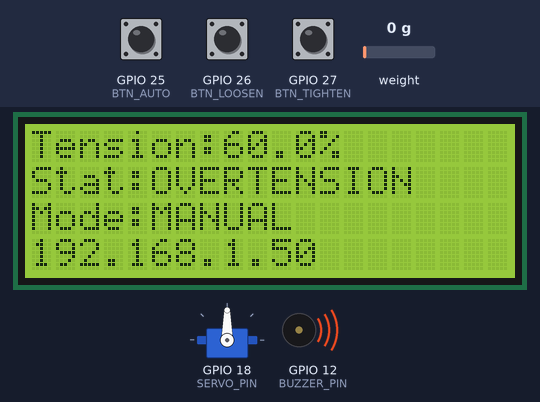
Bench run of a sketch on a simulated ESP32. On the bench: 20×4 character LCD, servo, buzzer (waves = sounding). Inputs (shaded band) come from the test bench; at power-on: GPIO 25 (BTN_AUTO) HIGH, GPIO 27 (BTN_TIGHTEN) HIGH, weight on the scale 0 g, GPIO 26 (BTN_LOOSEN) HIGH. WiFi joins after 1.5 s; servers stay silent unless stated; what the sketch prints to the serial monitor is not drawn.

Above: at 4.8 s.
4.9 s: GPIO 25 (BTN_AUTO) pulled LOW for 0.15 s
At 5.3 s:
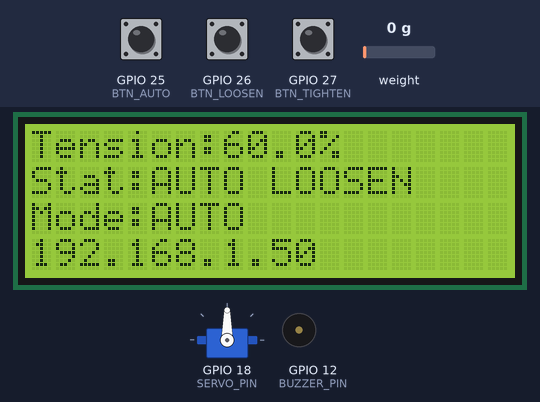
5.6 s: GPIO 27 (BTN_TIGHTEN) pulled LOW for 0.15 s
At 5.95 s:
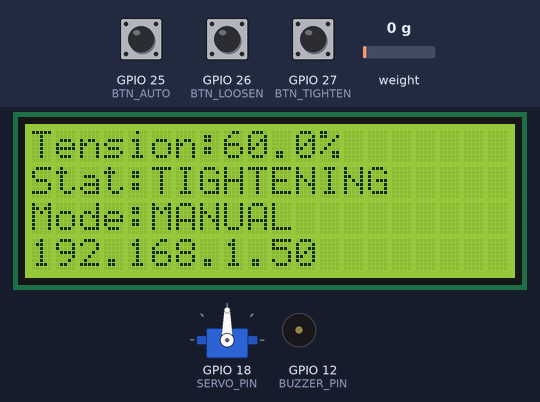
6.3 s: weight on the scale set to 1458 g
At 6.59 s:
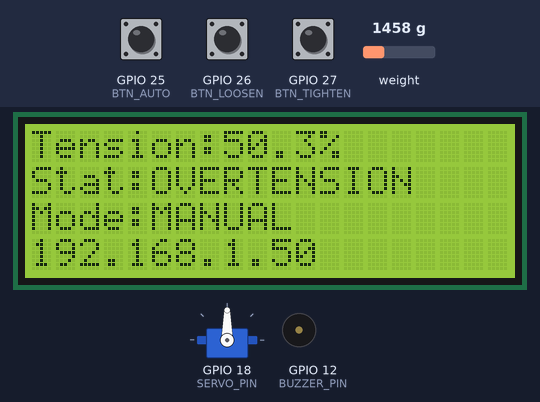
7.8 s: weight on the scale set to 1566 g
At 9.8 s:
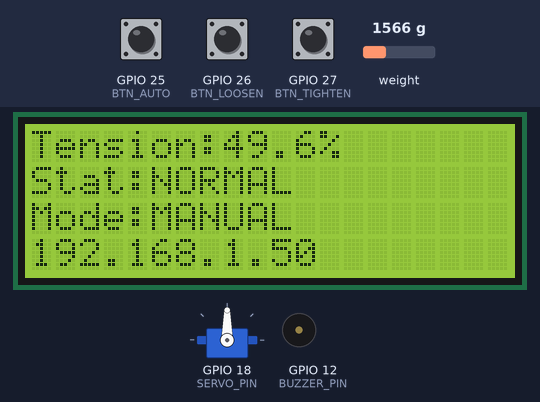
10.1 s: GPIO 26 (BTN_LOOSEN) pulled LOW for 1 s
At 10.7 s:
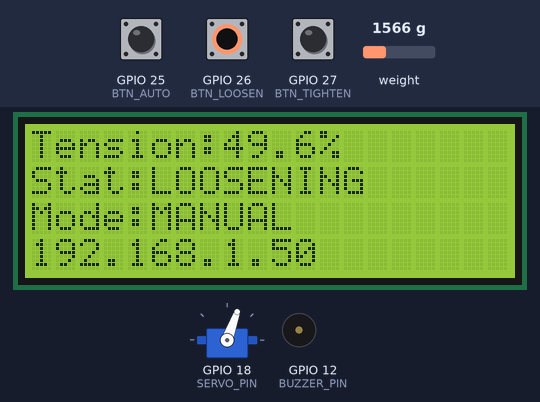
12.7 s: GPIO 25 (BTN_AUTO) pulled LOW for 1 s
At 14.8 s:
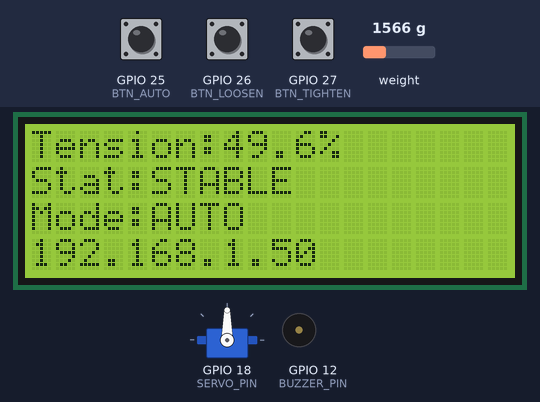
Timing chart, 0 to 16.3 s (numbered marks = the images above; inputs shaded):
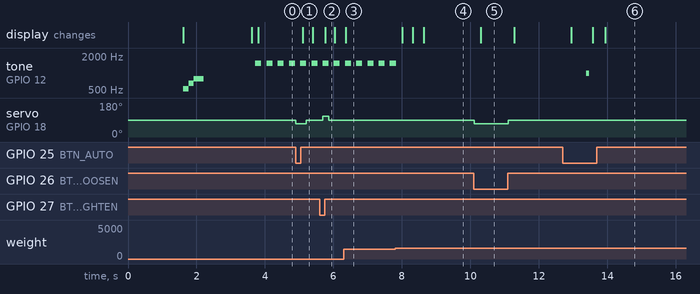

Measured:
- the behaviour switches between 1500 and 1501 g on weight on the scale (found by bisection; images 3 and 4)
- after the input at 4.9 s, servo on GPIO 18 (SERVO_PIN): 90° → 70° at once, → 90° 0.31 s later; the display: changes after 0.21 s (image 1)
- after the input at 5.6 s, the display: changes after 0.16 s (image 2)
- after the input at 6.3 s, the display: changes after 0.05 s (image 3)
- after the input at 7.8 s, tone on GPIO 12 (BUZZER_PIN): goes on until 7.8 s, then stays silent; the display: first changes after 0.21 s (image 4 shows a later state)
- after the input at 10.1 s, servo on GPIO 18 (SERVO_PIN): 90° → 70° at once, → 90° 0.98 s later; the display: changes after 0.20 s (image 5)
- after the input at 12.7 s, tone on GPIO 12 (BUZZER_PIN): silent → 1000 Hz after 0.69 s, → silent 0.08 s later; the display: changes after 0.25 s (image 6)
- by itself, tone on GPIO 12 (BUZZER_PIN): alternates 1500 Hz for 0.18 s and silent for 0.15 s

The sketch:

SMS.ino
```cpp
#include <WiFi.h>
#include <AsyncTCP.h>
#include <ESPAsyncWebServer.h>
#include "HX711.h"
#include <ESP32Servo.h>
#include <Wire.h>
#include <LiquidCrystal_I2C.h>
#include <WiFiManager.h>

#define DOUT 4
#define CLK 5

#define SERVO_PIN 18
#define BUZZER_PIN 12

// Pin tombol
#define BTN_LOOSEN 26
#define BTN_TIGHTEN 27
#define BTN_AUTO 25

LiquidCrystal_I2C lcd(0x27, 20, 4);

AsyncWebServer server(80);
AsyncWebSocket ws("/ws");

HX711 scale;
Servo myServo;

// ================= AREA KALIBRASI MUTLAK (ABSOLUTE) =================
float calibration_factor = -200.0;

// Angka dikunci permanen berdasarkan data fisik riil dari alatmu:
float RAW_MIN = 9000.0;   // Nilai mutlak saat tali KENDUR
float RAW_MAX = -6000.0;  // Nilai mutlak saat ditarik KENCANG / OVER

float BATAS_LOOSE = 10.0;        // Di bawah 10% = LOOSE (Motor mengencangkan)
float BATAS_OVERTENSION = 50.0;  // Di atas 50% = OVERTENSION (Motor mengendurkan + Alarm)
// =====================================================================

float tensionPercent = 0;
float currentRaw = 0.0;
unsigned long lastScaleRead = 0;

bool autoMode = false;

int servoStop = 90;
int servoTighten = 110;
int servoLoosen = 70;

unsigned long lastSend = 0;
unsigned long lastLCDUpdate = 0;
String statusText = "NORMAL";

unsigned long autoBtnTimer = 0;
bool autoBtnActive = false;
int lastBeepSecond = -1;

unsigned long lastBuzzerToggle = 0;
bool buzzerState = false;

unsigned long autoActionTimer = 0;
int autoStepPhase = 0;

// ================= FUNGSI MAPPING TEGANGAN YANG AMAN =================
float calculateTension(float raw, float min_val, float max_val) {
  if (max_val == min_val) return 0.0;

  float percentage = ((raw - min_val) / (max_val - min_val)) * 100.0;

  // Mengunci persentase agar rapi di rentang 0.0% - 100.0%
  if (percentage < 0.0) percentage = 0.0;
  if (percentage > 100.0) percentage = 100.0;

  return percentage;
}

// ================= WEBSOCKET =================
void notifyClients() {
  String data = String(tensionPercent) + "," + String(tensionPercent) + "," + String(tensionPercent);
  ws.textAll(data);
}

// ================= LCD =================
void updateLCD() {
  lcd.setCursor(0, 0);
  lcd.print("Tension:");
  if (tensionPercent < 10.0) lcd.print(" ");
  lcd.print(tensionPercent, 1);
  lcd.print("%    ");

  lcd.setCursor(0, 1);
  lcd.print("Stat:");
  String statPad = statusText;
  while(statPad.length() < 13) statPad += " ";
  lcd.print(statPad);

  lcd.setCursor(0, 2);
  lcd.print("Mode:");
  if(autoMode) lcd.print("AUTO        ");
  else lcd.print("MANUAL      ");

  lcd.setCursor(0, 3);
  String ipStr = WiFi.localIP().toString();
  while(ipStr.length() < 16) ipStr += " ";
  lcd.print(ipStr);
}

// ================= SERVO CONTROL =================
void servoStopFunc()    { myServo.write(servoStop); }
void servoTightenFunc() { myServo.write(servoTighten); }
void servoLoosenFunc()  { myServo.write(servoLoosen); }

// ================= BUZZER CONTROL =================
void handleBuzzer() {
  if (autoBtnActive && (millis() - autoBtnTimer > 500)) return;

  bool isOvertension = (tensionPercent >= BATAS_OVERTENSION);
  bool isLoose = (tensionPercent <= BATAS_LOOSE);

  if (isOvertension) {
    if (millis() - lastBuzzerToggle > 150) {
      buzzerState = !buzzerState;
      if (buzzerState) tone(BUZZER_PIN, 1500);
      else noTone(BUZZER_PIN);
      lastBuzzerToggle = millis();
    }
  }
  else if (isLoose) {
    if (millis() - lastBuzzerToggle > 600) {
      buzzerState = !buzzerState;
      if (buzzerState) tone(BUZZER_PIN, 600);
      else noTone(BUZZER_PIN);
      lastBuzzerToggle = millis();
    }
  }
  else {
    noTone(BUZZER_PIN);
    buzzerState = false;
  }
}

// ================= BUTTON CONTROL =================
void handleButtons() {
  if(digitalRead(BTN_LOOSEN) == LOW) {
    autoMode = false;
    servoLoosenFunc();
    statusText = "LOOSENING";
  }
  else if(digitalRead(BTN_TIGHTEN) == LOW) {
    autoMode = false;
    servoTightenFunc();
    statusText = "TIGHTENING";
  }
  else if(digitalRead(BTN_AUTO) == LOW) {
    if(!autoBtnActive) {
      autoBtnTimer = millis();
      autoBtnActive = true;
      lastBeepSecond = -1;
      autoMode = true;
    }

    unsigned long holdDuration = millis() - autoBtnTimer;

    if(holdDuration > 3000) {
      servoStopFunc();
      noTone(BUZZER_PIN);

      lcd.clear();
      lcd.setCursor(0,0);
      lcd.print("Resetting WiFi...");

      tone(BUZZER_PIN, 880, 200); delay(200);
      tone(BUZZER_PIN, 698, 200); delay(200);
      tone(BUZZER_PIN, 523, 400); delay(400);
      noTone(BUZZER_PIN);

      WiFiManager wm;
      wm.resetSettings();

      delay(1200);
      ESP.restart();
    }
    else if(holdDuration > 500) {
      int detikSisa = 3 - (holdDuration / 1000);
      statusText = "RESET IN " + String(detikSisa) + "s";
      if(detikSisa != lastBeepSecond && detikSisa > 0) {
        tone(BUZZER_PIN, 1000, 80);
        lastBeepSecond = detikSisa;
      }
    }
  }
  else {
    autoBtnActive = false;
    if(!autoMode && digitalRead(BTN_LOOSEN) == HIGH && digitalRead(BTN_TIGHTEN) == HIGH) {
      servoStopFunc();
    }
  }
}

// ================= AUTO CONTROL (STEP & WAIT) =================
void autoControl() {
  if(!autoMode) {
    autoStepPhase = 0;
    return;
  }
  if(autoBtnActive && (millis() - autoBtnTimer > 500)) return;

  unsigned long now = millis();

  if (autoStepPhase == 1) {
    if (now - autoActionTimer >= 200) {
      servoStopFunc();
      autoStepPhase = 2;
      autoActionTimer = now;
    }
    if (tensionPercent >= BATAS_OVERTENSION) statusText = "AUTO LOOSEN";
    else statusText = "AUTO TIGHTEN";
  }
  else if (autoStepPhase == 2) {
    statusText = "WAIT STABLE";
    if (now - autoActionTimer >= 600) {
      autoStepPhase = 0;
    }
  }
  else {
    if(tensionPercent >= BATAS_OVERTENSION) {
      servoLoosenFunc();
      statusText = "AUTO LOOSEN";
      autoStepPhase = 1;
      autoActionTimer = now;
    }
    else if(tensionPercent <= BATAS_LOOSE) {
      servoTightenFunc();
      statusText = "AUTO TIGHTEN";
      autoStepPhase = 1;
      autoActionTimer = now;
    }
    else {
      servoStopFunc();
      statusText = "STABLE";
    }
  }
}

// ================= SETUP =================
void setup() {
  Serial.begin(115200);

  pinMode(BTN_LOOSEN, INPUT_PULLUP);
  pinMode(BTN_TIGHTEN, INPUT_PULLUP);
  pinMode(BTN_AUTO, INPUT_PULLUP);
  pinMode(BUZZER_PIN, OUTPUT);

  lcd.begin();
  lcd.backlight();

  lcd.setCursor(0,0);
  lcd.print("Mulai Sensor...");

  scale.begin(DOUT, CLK);
  scale.set_scale(calibration_factor);

  // PENTING: scale.tare() SUDAH DIHAPUS TOTAL DI SINI!
  // Sensor sekarang membaca nilai mutlak (Absolute) dan tidak akan pernah bergeser lagi saat restart.

  myServo.setPeriodHertz(50);
  myServo.attach(SERVO_PIN, 500, 2400);
  servoStopFunc();

  WiFiManager wm;
  wm.setConfigPortalTimeout(120);

  lcd.clear();
  lcd.setCursor(0,0);
  lcd.print("Connecting WiFi...");

  bool res = wm.autoConnect("SMS_AP");

  if(!res) {
    lcd.clear();
    lcd.print("WiFi Timeout/Fail");
    tone(BUZZER_PIN, 300, 1000); delay(1000);
    ESP.restart();
  }

  lcd.clear();
  lcd.setCursor(0,0);
  lcd.print("WiFi Connected!");

  tone(BUZZER_PIN, 523, 150); delay(150);
  tone(BUZZER_PIN, 659, 150); delay(150);
  tone(BUZZER_PIN, 784, 300); delay(300);
  noTone(BUZZER_PIN);

  delay(1400);
  lcd.clear();

  ws.onEvent([](AsyncWebSocket * server, AsyncWebSocketClient * client, AwsEventType type, void * arg, uint8_t *data, size_t len){});
  server.addHandler(&ws);
  server.begin();
}

// ================= LOOP =================
void loop() {
  if (scale.is_ready() && (millis() - lastScaleRead > 50)) {
    float raw_sample = scale.get_units(1);

    if (currentRaw == 0.0) {
      currentRaw = raw_sample;
    } else {
      currentRaw = (currentRaw * 0.7) + (raw_sample * 0.3);
    }

    tensionPercent = calculateTension(currentRaw, RAW_MIN, RAW_MAX);

    Serial.print("RAW: ");
    Serial.print(currentRaw, 1);
    Serial.print(" | Min: ");
    Serial.print(RAW_MIN, 1);
    Serial.print(" | Max: ");
    Serial.print(RAW_MAX, 1);
    Serial.print(" => Tegangan: ");
    Serial.print(tensionPercent, 1);
    Serial.println("%");

    lastScaleRead = millis();
  }

  if (autoStepPhase == 0) {
    if(tensionPercent >= BATAS_OVERTENSION) statusText = "OVERTENSION";
    else if(tensionPercent <= BATAS_LOOSE) statusText = "LOOSE";
    else statusText = "NORMAL";
  }

  handleButtons();
  autoControl();
  handleBuzzer();

  if (millis() - lastLCDUpdate > 250) {
    updateLCD();
    lastLCDUpdate = millis();
  }

  if(millis() - lastSend > 1000) {
    notifyClients();
    lastSend = millis();
  }

  delay(10);
}
```
